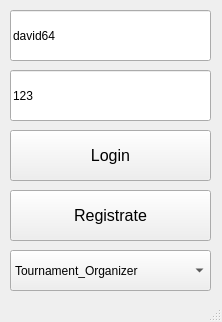
<?xml version="1.0" encoding="UTF-8"?>
<ui version="4.0">
 <class>BaseWindow</class>
 <widget class="QMainWindow" name="BaseWindow">
  <property name="geometry">
   <rect>
    <x>0</x>
    <y>0</y>
    <width>222</width>
    <height>322</height>
   </rect>
  </property>
  <property name="windowTitle">
   <string>BaseWindow</string>
  </property>
  <widget class="QWidget" name="centralwidget">
   <widget class="QComboBox" name="role_comboBox">
    <property name="geometry">
     <rect>
      <x>10</x>
      <y>250</y>
      <width>201</width>
      <height>41</height>
     </rect>
    </property>
    <item>
     <property name="text">
      <string>Tournament_Organizer</string>
     </property>
    </item>
    <item>
     <property name="text">
      <string>Studio_Owner</string>
     </property>
    </item>
    <item>
     <property name="text">
      <string>Team_Captain</string>
     </property>
    </item>
   </widget>
   <widget class="QLineEdit" name="password_lineEdit">
    <property name="geometry">
     <rect>
      <x>10</x>
      <y>70</y>
      <width>201</width>
      <height>51</height>
     </rect>
    </property>
    <property name="text">
     <string>123</string>
    </property>
   </widget>
   <widget class="QLineEdit" name="login_lineEdit">
    <property name="geometry">
     <rect>
      <x>10</x>
      <y>10</y>
      <width>201</width>
      <height>51</height>
     </rect>
    </property>
    <property name="text">
     <string>david64</string>
    </property>
   </widget>
   <widget class="QPushButton" name="login_btn">
    <property name="geometry">
     <rect>
      <x>10</x>
      <y>130</y>
      <width>201</width>
      <height>51</height>
     </rect>
    </property>
    <property name="font">
     <font>
      <pointsize>12</pointsize>
     </font>
    </property>
    <property name="text">
     <string>Login</string>
    </property>
   </widget>
   <widget class="QPushButton" name="registrate_btn">
    <property name="geometry">
     <rect>
      <x>10</x>
      <y>190</y>
      <width>201</width>
      <height>51</height>
     </rect>
    </property>
    <property name="font">
     <font>
      <pointsize>12</pointsize>
     </font>
    </property>
    <property name="text">
     <string>Registrate</string>
    </property>
   </widget>
  </widget>
  <widget class="QMenuBar" name="menubar">
   <property name="geometry">
    <rect>
     <x>0</x>
     <y>0</y>
     <width>222</width>
     <height>20</height>
    </rect>
   </property>
  </widget>
  <widget class="QStatusBar" name="statusbar"/>
 </widget>
 <resources/>
 <connections/>
</ui>
